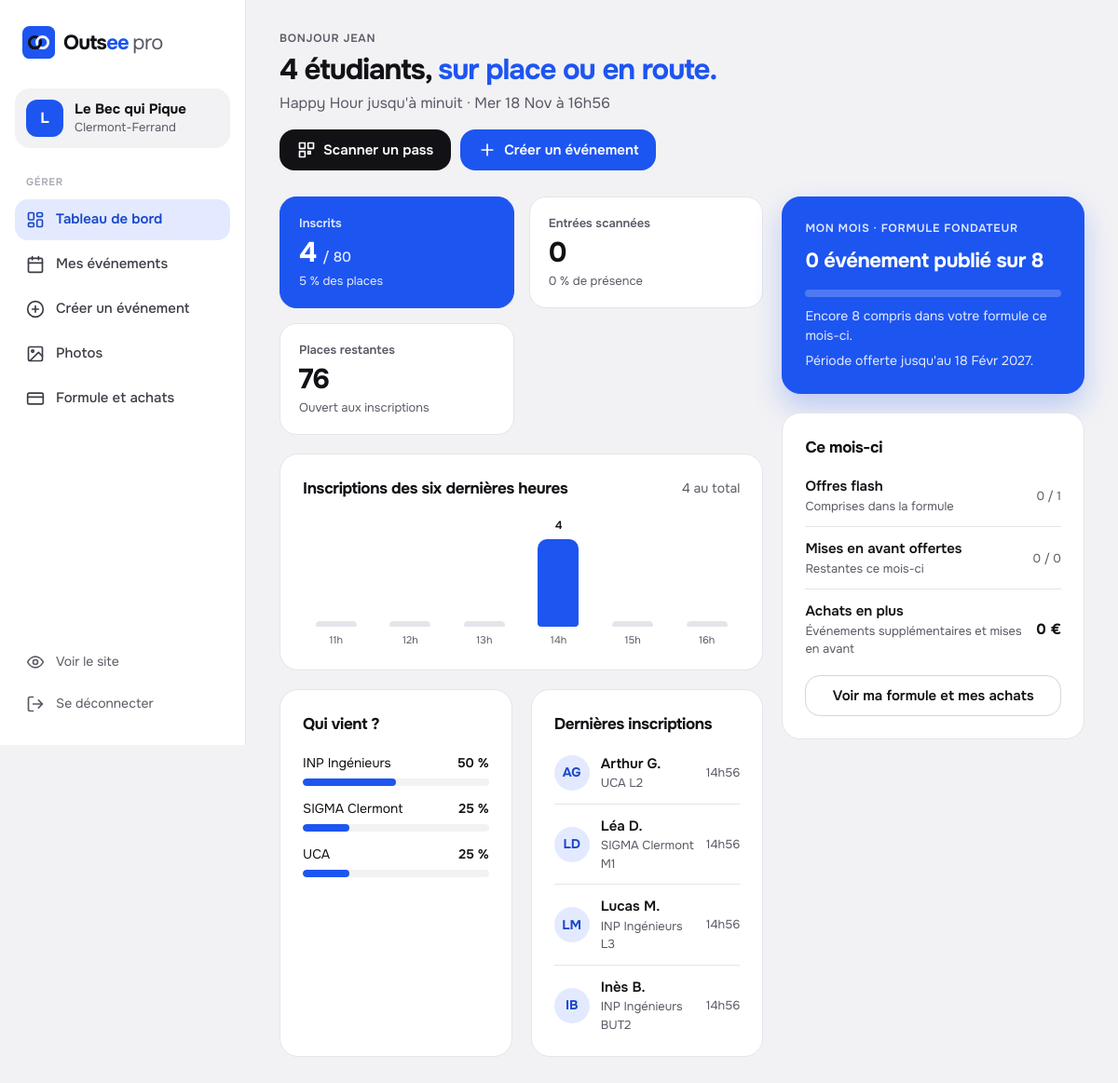
The app's page /partenaire/dashboard.php (signed in) with its own data.
### tables this page shows
CREATE TABLE IF NOT EXISTS etablissements (
    id INT PRIMARY KEY AUTO_INCREMENT,
    user_id INT NOT NULL,
    nom VARCHAR(200) NOT NULL,
    type ENUM('bar', 'boite', 'resto', 'afterwork', 'club', 'bde') NOT NULL,
     
    verification ENUM('non_requise','en_attente','validee','refusee') NOT NULL DEFAULT 'non_requise',
    verifie_par INT NULL DEFAULT NULL,
    verifie_le DATETIME NULL DEFAULT NULL,
    verification_note VARCHAR(255) NULL DEFAULT NULL,
    adresse VARCHAR(255),
    ville VARCHAR(100) DEFAULT 'Clermont-Ferrand',
     
     
    latitude DECIMAL(10,7) DEFAULT NULL,
    longitude DECIMAL(10,7) DEFAULT NULL,
    FOREIGN KEY (user_id) REFERENCES users(id) ON DELETE CASCADE
);

CREATE TABLE IF NOT EXISTS evenements (
    id INT PRIMARY KEY AUTO_INCREMENT,
    etablissement_id INT NOT NULL,
    titre VARCHAR(255) NOT NULL,
    description TEXT,
    type ENUM('bar', 'boite', 'resto', 'afterwork', 'sport') NOT NULL,
     
     
     
    style_musique VARCHAR(20) NULL DEFAULT NULL,
     
     
    sport VARCHAR(20) NULL DEFAULT NULL,
    format VARCHAR(20) NULL DEFAULT NULL,
    date_heure DATETIME NOT NULL,
     
     
    date_fin DATETIME NULL DEFAULT NULL,
    quota INT DEFAULT 100,
    reduction INT DEFAULT 0,
    prix_normal DECIMAL(8,2) DEFAULT 0,
    is_flash TINYINT(1) DEFAULT 0,
    flash_expiry DATETIME,
    is_gratuit TINYINT(1) DEFAULT 0,
     
     
     
     
    is_sponsorise TINYINT(1) NOT NULL DEFAULT 0,
    sponsor_formule ENUM('boost24','top7','premium30') DEFAULT NULL,
    sponsor_tarif DECIMAL(8,2) NOT NULL DEFAULT 0,
    sponsor_jusqu_au DATETIME DEFAULT NULL,
    sponsor_debut DATETIME DEFAULT NULL,
    inscriptions_jusqu_au DATETIME DEFAULT NULL,
     
    supplement_tarif DECIMAL(8,2) NOT NULL DEFAULT 0,
    lieu VARCHAR(255),
    created_at TIMESTAMP DEFAULT CURRENT_TIMESTAMP,
    INDEX idx_sponsor (is_sponsorise, sponsor_jusqu_au),
    INDEX idx_style_musique (style_musique, date_heure),
    FOREIGN KEY (etablissement_id) REFERENCES etablissements(id) ON DELETE CASCADE
);

CREATE TABLE IF NOT EXISTS inscriptions (
    id INT PRIMARY KEY AUTO_INCREMENT,
    user_id INT NOT NULL,
    evenement_id INT NOT NULL,
    qr_code VARCHAR(64) NOT NULL,
    statut ENUM('inscrit', 'checkin', 'annule') DEFAULT 'inscrit',
     
     
    checkin_le DATETIME NULL DEFAULT NULL,
    created_at TIMESTAMP DEFAULT CURRENT_TIMESTAMP,
    FOREIGN KEY (user_id) REFERENCES users(id) ON DELETE CASCADE,
    FOREIGN KEY (evenement_id) REFERENCES evenements(id) ON DELETE CASCADE,
    UNIQUE KEY unique_inscription (user_id, evenement_id)
);

CREATE TABLE IF NOT EXISTS users (
    id INT PRIMARY KEY AUTO_INCREMENT,
    nom VARCHAR(100) NOT NULL,
    prenom VARCHAR(100) NOT NULL,
    email VARCHAR(191) UNIQUE NOT NULL,
    password VARCHAR(255) NOT NULL,
    ecole VARCHAR(100),
    promo VARCHAR(10),
     
     
    ville VARCHAR(100) DEFAULT NULL,
     
    photo VARCHAR(255) DEFAULT NULL,
     
    date_naissance DATE DEFAULT NULL,
     
     
    cgu_acceptees_le DATETIME DEFAULT NULL,
    interests TEXT,
     
    type ENUM('etudiant', 'partenaire', 'admin', 'supprime') DEFAULT 'etudiant',
     
     
     
    compte_prive TINYINT(1) NOT NULL DEFAULT 1,
    created_at TIMESTAMP DEFAULT CURRENT_TIMESTAMP
);

CREATE TABLE IF NOT EXISTS crm_clients (
    id               INT AUTO_INCREMENT PRIMARY KEY,
     
    etablissement_id INT NULL,
    nom              VARCHAR(191) NOT NULL,
    categorie        ENUM('bar','boite','resto','afterwork','club','bde','autre') NOT NULL DEFAULT 'bar',
    ville            VARCHAR(100) NOT NULL DEFAULT 'Clermont-Ferrand',
    adresse          VARCHAR(255) NULL,
    contact_nom      VARCHAR(191) NULL,
    contact_role     VARCHAR(100) NULL,
    contact_email    VARCHAR(191) NULL,
    contact_tel      VARCHAR(40)  NULL,
     
     
    statut           ENUM('prospect','contacte','rdv','essai','actif','pause','perdu')
                     NOT NULL DEFAULT 'prospect',
    offre            ENUM('aucune','fondateur','essentiel','premium','bde','club')
                     NOT NULL DEFAULT 'aucune',
     
     
     
    mrr              DECIMAL(8,2) NOT NULL DEFAULT 0,
    essai_jusqu_au   DATE NULL,
     
    offre_changee_le DATE NULL DEFAULT NULL,
     
     
    stripe_customer_id     VARCHAR(64) NULL DEFAULT NULL,
    stripe_subscription_id VARCHAR(64) NULL DEFAULT NULL,
    stripe_statut          VARCHAR(32) NULL DEFAULT NULL,
    stripe_periode_fin     DATE NULL DEFAULT NULL,
    stripe_lie_le          DATETIME NULL DEFAULT NULL,
    signe_le         DATE NULL,
    perdu_le         DATE NULL,
    motif_perte      VARCHAR(255) NULL,
    responsable_id   INT NULL,
    notes            TEXT NULL,
    created_at       DATETIME NOT NULL DEFAULT CURRENT_TIMESTAMP,
    updated_at       DATETIME NOT NULL DEFAULT CURRENT_TIMESTAMP ON UPDATE CURRENT_TIMESTAMP,
    UNIQUE KEY uniq_etablissement (etablissement_id),
    KEY k_statut (statut),
    KEY k_responsable (responsable_id),
    KEY k_crm_stripe_abonnement (stripe_subscription_id),
    CONSTRAINT fk_crm_client_etab
        FOREIGN KEY (etablissement_id) REFERENCES etablissements(id) ON DELETE SET NULL,
    CONSTRAINT fk_crm_client_resp
        FOREIGN KEY (responsable_id) REFERENCES users(id) ON DELETE SET NULL
);

### partenaire/dashboard.php (the view, shortened to what the rows shown need)
<?php
require_once __DIR__ . '/../includes/site.php';
require_once __DIR__ . '/../includes/db.php';
require_once __DIR__ . '/../includes/crm.php';
require_once __DIR__ . '/../includes/capacites.php';
require_once __DIR__ . '/../includes/evenements_temps.php';
$etab = ouvrirEspacePro($pdo);
$eid0 = (int) $etab['id'];
$capacites = capacitesEtablissement($pdo, $eid0);
$usage     = usagePartenaireMois($pdo, $eid0, $capacites);
$client    = abonnementEtablissement($pdo, $eid0);
$stmt = $pdo->prepare(
    'SELECT * FROM evenements WHERE etablissement_id = ? AND '
    . sqlFinEffectiveEvenement('date_heure', 'date_fin')
    . ' >= ? ORDER BY date_heure ASC LIMIT 1'
);
$stmt->execute([$eid0, date('Y-m-d H:i:s')]);
$event = $stmt->fetch() ?: null;
$nbInscrits = $nbCheckin = 0;
$ecoles = $histo = $recentes = [];
if ($event) {
    $eid = (int) $event['id'];
    $stmt = $pdo->prepare("SELECT statut, COUNT(*) FROM inscriptions WHERE evenement_id = ? AND statut IN ('inscrit','checkin') GROUP BY statut");
    $stmt->execute([$eid]);
    foreach ($stmt->fetchAll(PDO::FETCH_KEY_PAIR) as $statut => $nb) {
        if ($statut === 'inscrit') {
            $nbInscrits = (int) $nb;
        } else {
            $nbCheckin = (int) $nb;
        }
    }
    $stmt = $pdo->prepare("SELECT u.prenom, u.nom, u.ecole, u.promo, i.created_at, i.statut
                             FROM inscriptions i JOIN users u ON u.id = i.user_id
                            WHERE i.evenement_id = ? AND i.statut != 'annule'
                            ORDER BY i.created_at DESC LIMIT 6");
    $stmt->execute([$eid]);
    $recentes = $stmt->fetchAll();
}
$total     = $nbInscrits + $nbCheckin;
$places    = $event ? (int) $event['quota'] : 0;
$remplissage = $places > 0 ? min(100, (int) round($total / $places * 100)) : 0;
$enCours   = $event && strtotime((string) $event['date_heure']) <= time();
$prenom    = (string) ($_SESSION['user_prenom'] ?? '');
$ev = $usage['evenements'];
proDebut('Tableau de bord', 'tableau', $etab, ['scripts' => SCRIPTS_SCAN_PRO]);
?>
<header class="pro-entete">
  <div>
    <p class="surtitre"><?= $prenom !== '' ? 'Bonjour ' . htmlspecialchars($prenom) : 'Tableau de bord' ?></p>
    <?php if ($event): ?>
      <h1 class="titre-pro"><?= $total ?> étudiant<?= $total > 1 ? 's' : '' ?>, <em><?= $enCours ? 'sur place ou en route.' : 'déjà inscrit' . ($total > 1 ? 's.' : '.') ?></em></h1>
      <p class="pro-entete__sous"><?= htmlspecialchars((string) $event['titre']) ?> · <?= htmlspecialchars(dateFr($event['date_heure'], 'D j M')) ?> à <?= date('H\hi', strtotime((string) $event['date_heure'])) ?></p>
    <?php else: ?>
      <h1 class="titre-pro">Aucune soirée <em>à venir.</em></h1>
      <p class="pro-entete__sous">Publiez un événement : il apparaîtra dans le fil des étudiants de <?= htmlspecialchars((string) ($etab['ville'] ?? 'votre ville')) ?>.</p>
    <?php endif; ?>
  </div>
</header>
<div class="grille-tdb">
  <div class="pile">
    <?php if ($event): ?>
      <div class="tuiles">
        <div class="tuile tuile--accent">
          <div class="tuile__libelle">Inscrits</div>
          <div class="tuile__valeur"><?= $total ?><?php if ($places > 0): ?> <small>/ <?= $places ?></small><?php endif; ?></div>
          <div class="tuile__note"><?= $places > 0 ? $remplissage . ' % des places' : 'Places illimitées' ?></div>
        </div>
        <div class="tuile">
          <div class="tuile__libelle">Places restantes</div>
          <div class="tuile__valeur"><?= $places > 0 ? max(0, $places - $total) : '—' ?></div>
          <div class="tuile__note"><?= $places > 0 && $total >= $places ? 'Complet' : 'Ouvert aux inscriptions' ?></div>
        </div>
      </div>
      <section class="carte" aria-labelledby="t-histo">
        <div class="carte__tete">
          <h2 class="carte__titre" id="t-histo">Inscriptions des six dernières heures</h2>
        </div>
      </section>
      <div class="grille-2">
        <section class="carte" aria-labelledby="t-ecoles">
          <div class="carte__tete"><h2 class="carte__titre" id="t-ecoles">Qui vient ?</h2></div>
        </section>
        <section class="carte" aria-labelledby="t-recentes">
          <div class="carte__tete"><h2 class="carte__titre" id="t-recentes">Dernières inscriptions</h2></div>
          <?php if ($recentes): ?>
            <div class="liste">
              <?php foreach ($recentes as $r): ?>
                <div class="liste__ligne">
                  <span class="avatar"><?= htmlspecialchars(initialesSite((string) $r['prenom'], (string) $r['nom'])) ?></span>
                  <div class="liste__corps">
                    <div class="liste__titre"><?= htmlspecialchars($r['prenom'] . ' ' . mb_substr((string) $r['nom'], 0, 1) . '.') ?></div>
                    <div class="liste__sous"><?= htmlspecialchars(trim(($r['ecole'] ?? '') . ' ' . ($r['promo'] ?? '')) ?: 'Étudiant') ?></div>
                  </div>
                  <?php if ($r['statut'] === 'checkin'): ?>
                    <span class="pastille pastille--succes">Entré</span>
                  <?php else: ?>
                    <span class="liste__fin"><?= date('H\hi', strtotime((string) $r['created_at'])) ?></span>
                  <?php endif; ?>
                </div>
              <?php endforeach; ?>
            </div>
          <?php else: ?>
            <p class="carte__sous">Aucune inscription pour l'instant.</p>
          <?php endif; ?>
        </section>
      </div>
    <?php endif; ?>
  </div>
  <aside class="pile">
    <section class="carte carte--accent" aria-labelledby="t-mois">
      <p class="surtitre">Mon mois · formule <?= htmlspecialchars(crmLibelleOffre((string) $capacites['offre'])) ?></p>
      <h2 class="carte__titre" id="t-mois" style="margin-top:10px;font-size:22px;"><?= (int) $ev['publies'] ?> événement<?= $ev['publies'] > 1 ? 's' : '' ?> publié<?= $ev['publies'] > 1 ? 's' : '' ?> sur <?= (int) $ev['quota'] ?></h2>
      <div class="jauge" style="margin-top:14px;"><span style="width:<?= $ev['quota'] > 0 ? min(100, (int) round($ev['publies'] / $ev['quota'] * 100)) : 0 ?>%"></span></div>
      <p class="carte__sous" style="margin-top:10px;">
        <?php if ($ev['restants'] > 0): ?>
          Encore <?= (int) $ev['restants'] ?> compris dans votre formule ce mois-ci.
        <?php else: ?>
          Quota atteint : chaque événement en plus coûte <?= htmlspecialchars(eurosSite((float) $ev['prix_supplement'])) ?> HT.
        <?php endif; ?>
      </p>
      <?php if (!empty($capacites['en_periode_offerte']) && !empty($client['essai_jusqu_au'])): ?>
        <p class="carte__sous" style="margin-top:6px;">Période offerte jusqu'au <?= htmlspecialchars(dateFr($client['essai_jusqu_au'], 'j M Y')) ?>.</p>
      <?php endif; ?>
    </section>
    <section class="carte" aria-labelledby="t-achats">
      <div class="carte__tete"><h2 class="carte__titre" id="t-achats">Ce mois-ci</h2></div>
      <div class="liste">
        <div class="liste__ligne">
          <div class="liste__corps"><div class="liste__titre">Offres flash</div><div class="liste__sous">Comprises dans la formule</div></div>
          <span class="liste__fin"><?= $usage['flash']['quota'] === null ? $usage['flash']['utilises'] . ' (illimité)' : $usage['flash']['utilises'] . ' / ' . $usage['flash']['quota'] ?></span>
        </div>
      </div>
    </section>
  </aside>
</div>
<?php proFin(); ?>

### includes/site.php (shortened to what the rows shown need)
<?php
require_once __DIR__ . '/auth_check.php';
function siteDebut(string $titre, array $options = []): void
{
    $classe      = (string) ($options['classe'] ?? '');
    echo "<!DOCTYPE html>\n<html lang=\"fr\">\n<head>\n";
    echo '<link rel="stylesheet" href="' . htmlspecialchars(asset('/assets/css/site.css'), ENT_QUOTES) . "\">\n";
    echo "</head>\n<body" . ($classe !== '' ? ' class="' . htmlspecialchars($classe, ENT_QUOTES) . '"' : '') . ">\n";
}
function siteFin(): void
{
    echo "\n</body>\n</html>\n";
}
function etablissementConnecte(PDO $pdo): ?array
{
    $stmt = $pdo->prepare('SELECT * FROM etablissements WHERE user_id = ? LIMIT 1');
    $stmt->execute([(int) ($_SESSION['user_id'] ?? 0)]);
    return $stmt->fetch() ?: null;
}
function ouvrirEspacePro(PDO $pdo, bool $formuleRequise = true): array
{
    $etab = etablissementConnecte($pdo);
    if ($formuleRequise) {
        require_once __DIR__ . '/comptes.php';
        if (etatAbonnement($pdo, $etab) !== '') {
            header('Location: ' . baseUrl('/partenaire/abonnement.php'));
            exit;
        }
    }
    return $etab;
}
function proDebut(string $titre, string $actif, ?array $etab, array $options = []): void
{
    siteDebut($titre . ' — Outsee pro', ['classe' => 'corps-pro', 'scripts' => $options['scripts'] ?? []]);
    $nom    = (string) ($etab['nom'] ?? 'Mon établissement');
    $ville  = (string) ($etab['ville'] ?? '');
    $init   = mb_strtoupper(mb_substr($nom, 0, 1));
    echo '<div class="pro" id="pro">';
    echo '<aside class="pro-cote" id="pro-cote">';
    echo '<div class="pro-etab"><div class="pro-etab__initiale">' . htmlspecialchars($init) . '</div>'
       . '<div><div class="pro-etab__nom">' . htmlspecialchars($nom) . '</div>'
       . ($ville !== '' ? '<div class="pro-etab__ville">' . htmlspecialchars($ville) . '</div>' : '')
       . '</div></div>';
    echo '</aside>';
    echo '<main class="pro-main" id="contenu"><div class="pro-contenu">';
}
function proFin(): void
{
    echo '</div></main></div>';
    siteFin();
}
function initialesSite(string $prenom, string $nom = ''): string
{
    return mb_strtoupper(mb_substr($prenom, 0, 1) . mb_substr($nom, 0, 1));
}

### records on screen
etablissements: nom "L", ville "Clermont-Ferrand", id "1"
evenements: titre "Happy Hour jusqu'à minuit", date_heure "Mer 18 Nov", date_heure "16h56", quota "80", quota "5", max(0,$places-$total) "76"
inscriptions: user.nom "AG", user.nom "Arthur G.", user.promo "UCA L2", created_at "14h56"
inscriptions: user.nom "LD", user.nom "Léa D.", user.promo "SIGMA Clermont M1", created_at "14h56"
inscriptions: user.nom "LM", user.nom "Lucas M.", user.promo "INP Ingénieurs L3", created_at "14h56"
inscriptions: user.nom "IB", user.nom "Inès B.", user.promo "INP Ingénieurs BUT2", created_at "14h56"
crm_clients: offre "FONDATEUR", essai_jusqu_au "18 Févr 2027"

### other values on screen
$suffixe "pro"
$nom "Le Bec qui Pique"
$libelle "Tableau de bord"
$libelle "Mes événements"
$libelle "Créer un événement"
$libelle "Photos"
$libelle "Formule et achats"
$prenom "JEAN"
$total "4"
$nbCheckin "0"
$presence "0"
array_sum(array_column($histo, 'valeur')) "4"
$h['libelle'] "11h"
$h['libelle'] "12h"
$h['libelle'] "13h"
